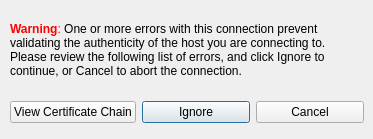
<?xml version="1.0" encoding="UTF-8"?>
<ui version="4.0">
 <class>Dialog</class>
 <widget class="QDialog" name="Dialog">
  <property name="geometry">
   <rect>
    <x>0</x>
    <y>0</y>
    <width>373</width>
    <height>139</height>
   </rect>
  </property>
  <property name="windowTitle">
   <string>Dialog</string>
  </property>
  <widget class="QWidget" name="layoutWidget">
   <property name="geometry">
    <rect>
     <x>10</x>
     <y>100</y>
     <width>354</width>
     <height>25</height>
    </rect>
   </property>
   <layout class="QHBoxLayout">
    <item>
     <widget class="QPushButton" name="certificateChainButton">
      <property name="text">
       <string>View Certificate Chain</string>
      </property>
      <property name="autoDefault">
       <bool>false</bool>
      </property>
     </widget>
    </item>
    <item>
     <widget class="QPushButton" name="pushButton">
      <property name="text">
       <string>Ignore</string>
      </property>
     </widget>
    </item>
    <item>
     <widget class="QPushButton" name="pushButton_2">
      <property name="text">
       <string>Cancel</string>
      </property>
     </widget>
    </item>
   </layout>
  </widget>
  <widget class="QLabel" name="label">
   <property name="geometry">
    <rect>
     <x>10</x>
     <y>10</y>
     <width>353</width>
     <height>81</height>
    </rect>
   </property>
   <property name="text">
    <string>&lt;html&gt;&lt;head&gt;&lt;meta name=&quot;qrichtext&quot; content=&quot;1&quot; /&gt;&lt;style type=&quot;text/css&quot;&gt;
p, li { white-space: pre-wrap; }
&lt;/style&gt;&lt;/head&gt;&lt;body style=&quot; font-family:'Sans Serif'; font-size:9pt; font-weight:400; font-style:normal;&quot;&gt;
&lt;p style=&quot; margin-top:0px; margin-bottom:0px; margin-left:0px; margin-right:0px; -qt-block-indent:0; text-indent:0px;&quot;&gt;&lt;span style=&quot; font-weight:600; color:#ff0000;&quot;&gt;Warning&lt;/span&gt;&lt;span style=&quot; color:#ff0000;&quot;&gt;:&lt;/span&gt;&lt;span style=&quot; color:#000000;&quot;&gt; One or more errors with this connection prevent validating the authenticity of the host you are connecting to. Please review the following list of errors, and click &lt;/span&gt;&lt;span style=&quot; color:#000000;&quot;&gt;Ignore&lt;/span&gt;&lt;span style=&quot; color:#000000;&quot;&gt; to continue, or &lt;/span&gt;&lt;span style=&quot; color:#000000;&quot;&gt;Cancel&lt;/span&gt;&lt;span style=&quot; color:#000000;&quot;&gt; to abort the connection.&lt;/span&gt;&lt;/p&gt;&lt;/body&gt;&lt;/html&gt;</string>
   </property>
   <property name="wordWrap">
    <bool>true</bool>
   </property>
  </widget>
 </widget>
 <resources/>
 <connections/>
</ui>
